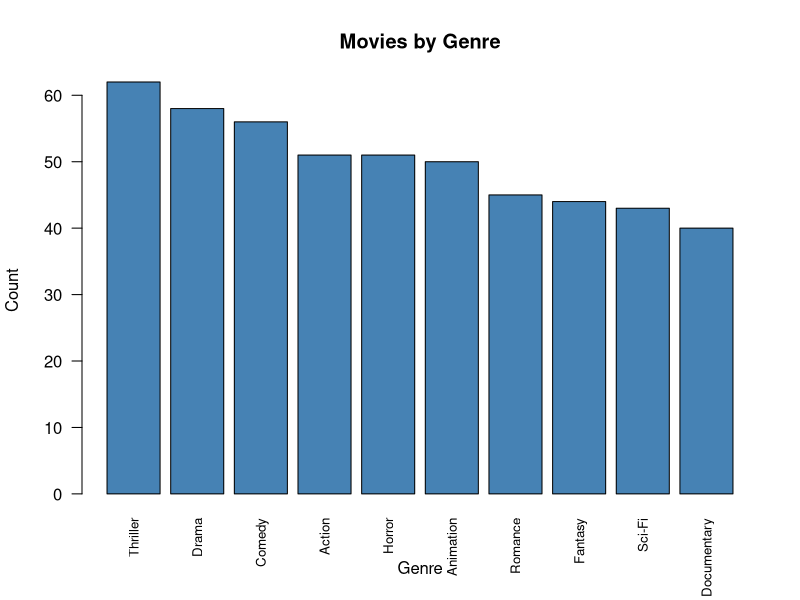
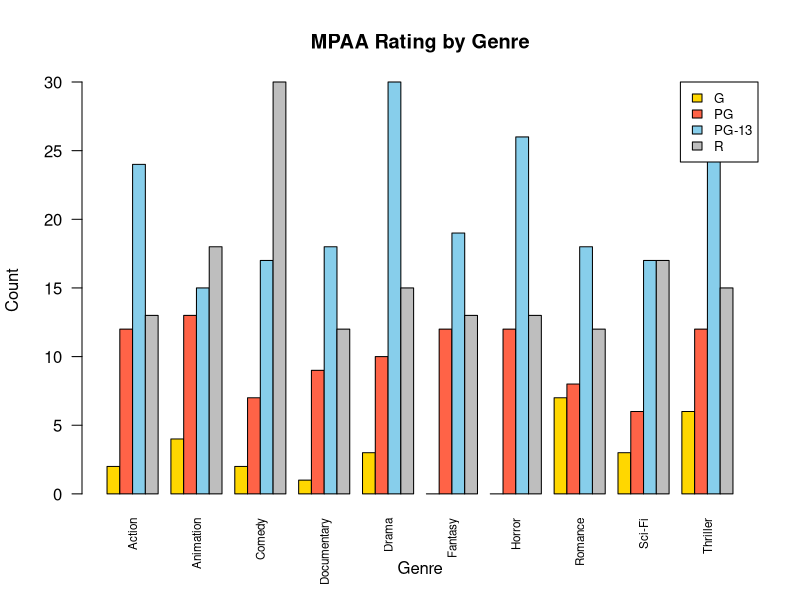
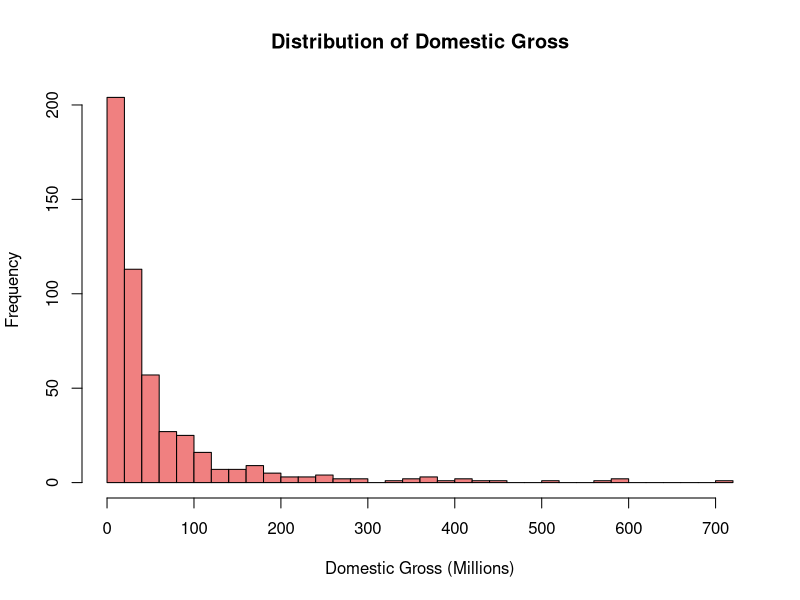

Write R code to recreate these figures, in order.
# ============================================================
# Script 4: Frequency Tables and Cross-Tabulations
# Dataset: Movie Box Office
# Course: PhD Intro to Data Analysis
# ============================================================
# Topics Covered:
#   - One-way frequency tables with table()
#   - Proportions with prop.table()
#   - Two-way cross-tabulations
#   - Bar plots for categorical data
#   - Adding margins to tables
# ============================================================

# --- Step 1: Load the Data ---
movies <- read.csv("04_movie_box_office.csv")

# --- Step 2: Overview ---
str(movies)
head(movies)

# --- Step 3: One-Way Frequency Tables ---
# How many movies in each genre?
table(movies$genre)

# How many by MPAA rating?
table(movies$mpaa_rating)

# Save a table as an object
genre_counts <- table(movies$genre)
genre_counts

# Sort the table
sort(genre_counts, decreasing = TRUE)

# --- Step 4: Proportions ---
# Convert counts to proportions
prop.table(genre_counts)

# Round for cleaner output
round(prop.table(genre_counts), 3)

# Proportions for MPAA ratings
round(prop.table(table(movies$mpaa_rating)), 3)

# --- Step 5: Two-Way Cross-Tabulations ---
# Genre by MPAA rating
cross_tab <- table(movies$genre, movies$mpaa_rating)
cross_tab

# Row proportions (what proportion of each genre got each rating?)
round(prop.table(cross_tab, margin = 1), 3)

# Column proportions (within each rating, what genres appear?)
round(prop.table(cross_tab, margin = 2), 3)

# Add row and column totals
addmargins(cross_tab)

# --- Step 6: Sequel vs. Non-Sequel ---
# How many sequels?
table(movies$sequel)

# Mean domestic gross: sequel vs. original
tapply(movies$domestic_gross_millions, movies$sequel, mean)

# --- Step 7: Bar Plots ---
# Bar plot of genre counts
barplot(sort(table(movies$genre), decreasing = TRUE),
        main = "Movies by Genre",
        xlab = "Genre",
        ylab = "Count",
        col = "steelblue",
        las = 2,
        cex.names = 0.8)

# Grouped bar plot: genre by MPAA rating
barplot(table(movies$mpaa_rating, movies$genre),
        beside = TRUE,
        legend = TRUE,
        main = "MPAA Rating by Genre",
        xlab = "Genre",
        ylab = "Count",
        col = c("gold", "tomato", "skyblue", "gray"),
        las = 2,
        cex.names = 0.7,
        args.legend = list(x = "topright", cex = 0.8))

# --- Step 8: Histogram of a Continuous Variable ---
hist(movies$domestic_gross_millions,
     main = "Distribution of Domestic Gross",
     xlab = "Domestic Gross (Millions)",
     col = "lightcoral",
     breaks = 30)

# ============================================================
# Practice on Your Own:
#   1. Create a frequency table for release_month
#   2. What proportion of movies are rated R?
#   3. Make a cross-tab of sequel by mpaa_rating
# ============================================================
